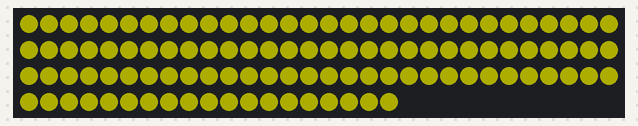
Recording of a sketch running on a simulated Arduino Uno, built with avr-gcc and run on an emulated ATmega328P. Parts: 109 RGB LEDs in strip order, left to right, continuing on the next row. Dim RGB values are drawn brighter than linear.

Above: at 0.1 s.

The sketch:

Safe_Space.ino
```cpp
#include <FastLED.h>
#define NumLEDS 109
#define DataPin 3
#define LEDtype WS2812B
#define ColorOrder GRB
#define Brightness 50
#define fps  120
CRGB leds[NumLEDS];
int red = 0;
int green = 0;
int blue = 0;

void setup() {
  // put your setup code here, to run once:
  FastLED.addLeds<LEDtype, DataPin, ColorOrder>(leds, NumLEDS).setCorrection(TypicalLEDStrip);
  FastLED.setBrightness(Brightness);
}

void loop(){
  for (int i = 0; i < NumLEDS; ++i) {
    leds[i] = CRGB::Yellow;
  }
  FastLED.show();
}
```
